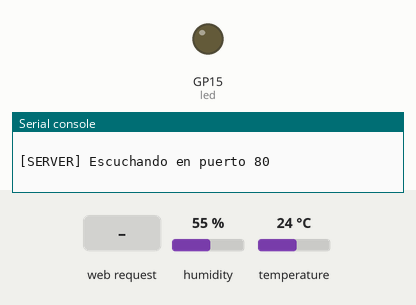
This program was run on a simulated Raspberry Pi Pico running MicroPython. Shown: output pins drawn as LEDs (lit = HIGH), the last lines printed to the serial console. Wiring (from the project's diagram.json): DHT22 sensor on GP14, yellow LED on GP15. The inputs (shaded band) are chosen by the test bench; at power-on: humidity 55 %, temperature 24 °C. WiFi joins after 1.5 s; web requests get an empty 200 reply after 0.4 s; the clock reads 2024-03-15 10:24:30 at power-on unless the program sets it.

Above: at 3.2 s.
3.3 s: HTTP request GET /toggle received
At 4.5 s:
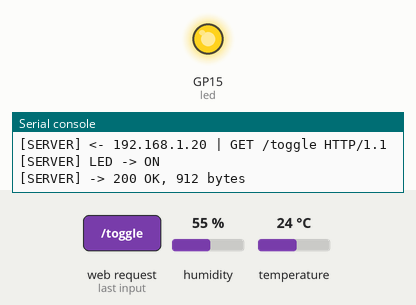
4.8 s: HTTP request GET / received
Timing chart, 0 to 7.8 s (numbered marks = the images above; inputs shaded):
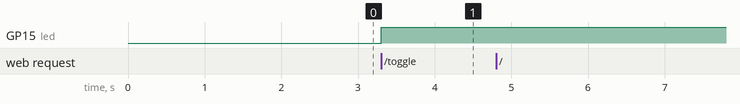

Measured:
- after the input at 3.3 s, GP15 (led): LOW → HIGH at once

The program:

main.py
```python
"""
Web server con LED y monitor de temperatura.
Incluye un cliente interno que prueba el server cada 8s para mantener
la ruta del gateway de Wokwi activa y demostrar el flujo HTTP completo
en la consola.
"""

import network
import socket
import time
import dht
from machine import Pin

WIFI_SSID     = "Wokwi-GUEST"
WIFI_PASSWORD = ""

led    = Pin(15, Pin.OUT)
sensor = dht.DHT22(Pin(14))

def connect_wifi():
    wlan = network.WLAN(network.STA_IF)
    wlan.active(True)
    if not wlan.isconnected():
        print("Conectando a", WIFI_SSID, "...")
        wlan.connect(WIFI_SSID, WIFI_PASSWORD)
        for _ in range(20):
            if wlan.isconnected():
                break
            time.sleep(1)
    return wlan.ifconfig()[0] if wlan.isconnected() else None

def read_dht():
    try:
        sensor.measure()
        return sensor.temperature(), sensor.humidity()
    except Exception:
        return None, None

PAGE = """<!DOCTYPE html><html><head>
<meta charset="UTF-8"><title>LED + Temp</title>
<meta http-equiv="refresh" content="5">
<style>
body{{font-family:sans-serif;background:#0f172a;color:#f1f5f9;
     padding:24px;text-align:center}}
.card{{background:#1e293b;border:1px solid #334155;border-radius:12px;
       padding:20px;margin:12px auto;max-width:320px}}
.btn{{padding:10px 24px;border:none;border-radius:8px;font-weight:600;
      cursor:pointer;font-size:1rem}}
.on{{background:#22c55e;color:#000}} .off{{background:#ef4444;color:#fff}}
</style></head><body>
<h1>LED + Monitor de Temperatura</h1>
<div class="card"><h2>{temp} C</h2><p>Humedad: {hum} %</p></div>
<div class="card">LED: <strong>{led_state}</strong><br><br>
<form action="/toggle" method="get">
<button class="btn {btn_cls}">{btn_label}</button></form></div>
</body></html>"""

def build_page(temp, hum, led_on):
    return PAGE.format(
        temp = temp if temp is not None else "--",
        hum  = hum  if hum  is not None else "--",
        led_state = "ENCENDIDO" if led_on else "APAGADO",
        btn_cls   = "off" if led_on else "on",
        btn_label = "Apagar LED" if led_on else "Encender LED",
    )

def handle_one_request(server_sock, led_on):
    conn = None
    try:
        conn, peer = server_sock.accept()
        conn.settimeout(3)
        req = conn.recv(1024).decode("utf-8", "ignore")
        line = req.split("\r\n")[0] if req else "(vacio)"
        print("[SERVER] <-", peer[0], "|", line)

        if "GET /toggle" in req:
            led_on = not led_on
            led.value(1 if led_on else 0)
            print("[SERVER] LED ->", "ON" if led_on else "OFF")

        t, h = read_dht()
        page = build_page(t, h, led_on)
        body_bytes = page.encode("utf-8")
        response = (
            "HTTP/1.1 200 OK\r\n"
            "Content-Type: text/html; charset=utf-8\r\n"
            "Content-Length: " + str(len(body_bytes)) + "\r\n"
            "Connection: close\r\n\r\n"
        ).encode("utf-8") + body_bytes
        conn.sendall(response)
        print("[SERVER] -> 200 OK,", len(response), "bytes")
    except OSError:
        pass
    except Exception as e:
        print("[SERVER] err:", e)
    finally:
        if conn is not None:
            try: conn.close()
            except: pass

    return led_on

def self_test_request(path, my_ip):
    cs = None
    try:
        cs = socket.socket()
        cs.settimeout(5)
        cs.connect((my_ip, 80))
        req = "GET " + path + " HTTP/1.1\r\nHost: " + my_ip + "\r\nConnection: close\r\n\r\n"
        cs.sendall(req.encode("utf-8"))
        time.sleep_ms(100)
    except Exception as e:
        print("[CLIENTE] err:", e)
    finally:
        if cs is not None:
            try: cs.close()
            except: pass

def main():
    ip = connect_wifi()
    if ip is None:
        print("Sin WiFi"); return
    print("WiFi OK ->", ip)
    print("Web server: http://" + ip)
    print("Cliente automatico cada 8s\n")

    addr = socket.getaddrinfo("0.0.0.0", 80)[0][-1]
    server = socket.socket()
    server.setsockopt(socket.SOL_SOCKET, socket.SO_REUSEADDR, 1)
    server.bind(addr)
    server.listen(5)
    server.settimeout(0.5)
    print("[SERVER] Escuchando en puerto 80\n")

    led_on = False
    last_self_test = time.time()
    counter = 0

    while True:
        led_on = handle_one_request(server, led_on)

        if time.time() - last_self_test >= 8:
            counter += 1
            path = "/toggle" if counter % 2 == 0 else "/"
            print("[CLIENTE] -> envia GET", path)
            self_test_request(path, ip)
            last_self_test = time.time()

main()
```
